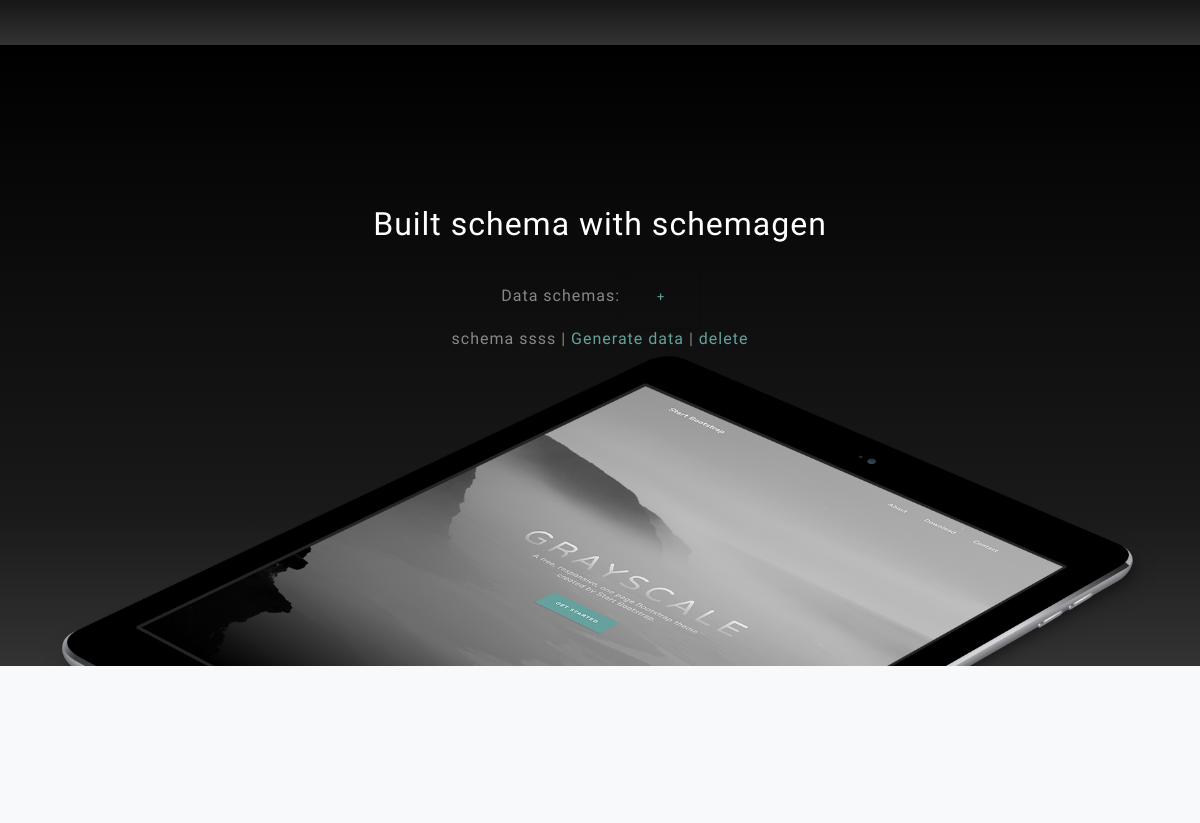
The page / (signed in, middle part) on the database as committed earlier.
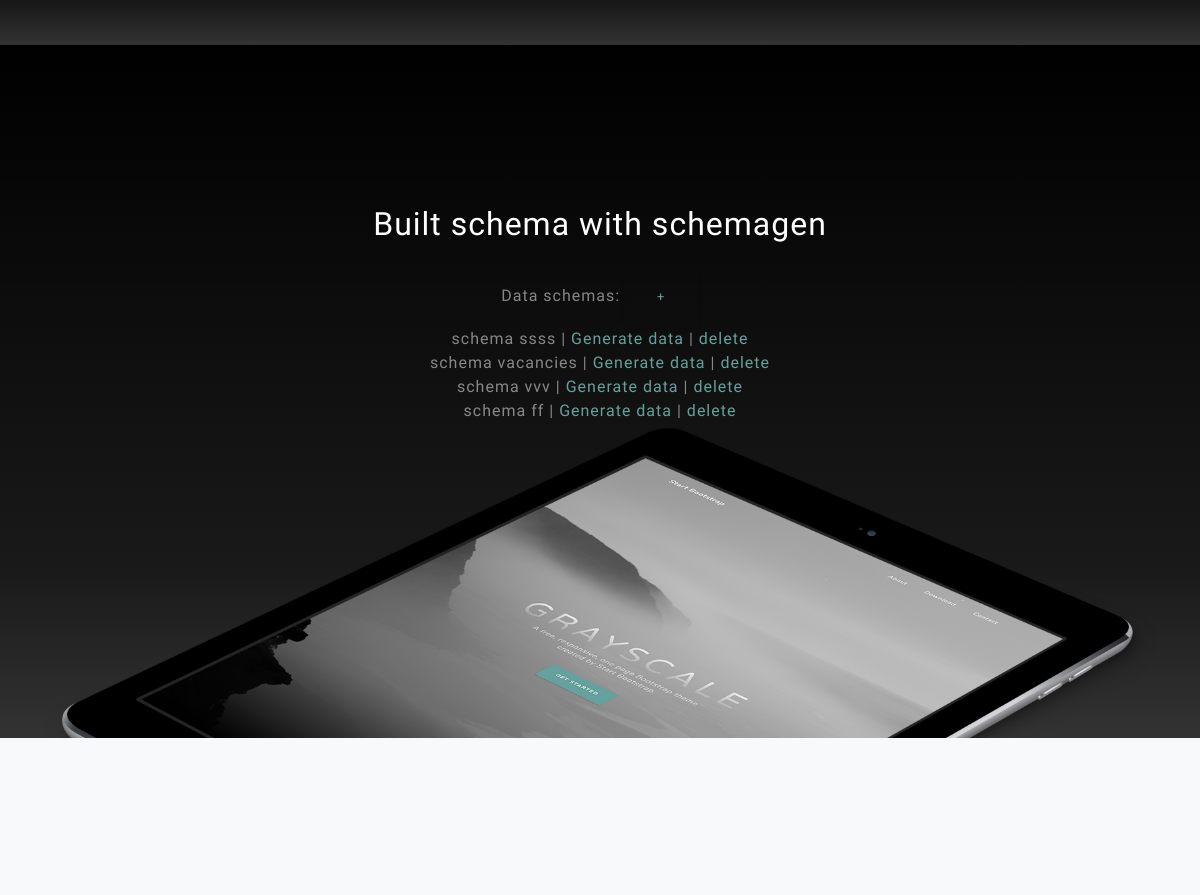
The same page on the database as committed later.
### schemagen/models.py (models this page shows, shortened)
class Schema(models.Model):
    user = models.ForeignKey("User", on_delete=models.CASCADE)
    name = models.CharField(max_length=25)
    def __str__(self): return f"schema {self.name}"

### schemagen/views.py (the view)
# urls.py: path("", views.index, name="index"),
def index(request):
    user = request.user
    schemas = Schema.objects.filter(user=user)
    return render(request, "schemagen/index.html", {
        "type_list": fields_types.type_list,
        "schemas": schemas
    })

### schemagen/templates/schemagen/index.html (shortened to what this page needs)
<!DOCTYPE html>
<html lang="en">
{% load static %}
    <head>
        <link href="{% static 'css/styles.css' %}" rel="stylesheet" />
    </head>
    <body id="page-top">
        <section class="about-section text-center" id="login_register">
        </section>
        {% if user.is_authenticated %}
        <section class="about-section text-center" id="about">
            <div class="container">
                <div class="row">
                    <div class="col-lg-8 mx-auto">
                        <h2 class="text-white mb-4">Built schema with schemagen</h2>
                        <div class="text-white-50">Data schemas:
                            <a class="btn btn-outline-primary js-scroll-trigger"  href="#create_schema">+</a>
                            </div>
                         {% for schema in schemas %}
                        <div class="text-white-50" id="div_{{ schema.id }}"> {{ schema }}
                        | <a id="{{ schema.id }}" class="btn_data_gen_">Generate data</a>
                        | <a href="">delete</a></div>
                         {% endfor %}
                    </div>
                </div>
                <img class="img-fluid" src="{% static 'assets/img/ipad.png' %}" alt="" />
            </div>
        </section>
        <section class="projects-section bg-light" id="create_schema">
        </section>
         {% endif %}
    </body>
</html>

Rows that differ between the two databases and show on the page:
added Schema: name "schema vacancies"
added Schema: name "schema vvv"
added Schema: name "schema ff"
